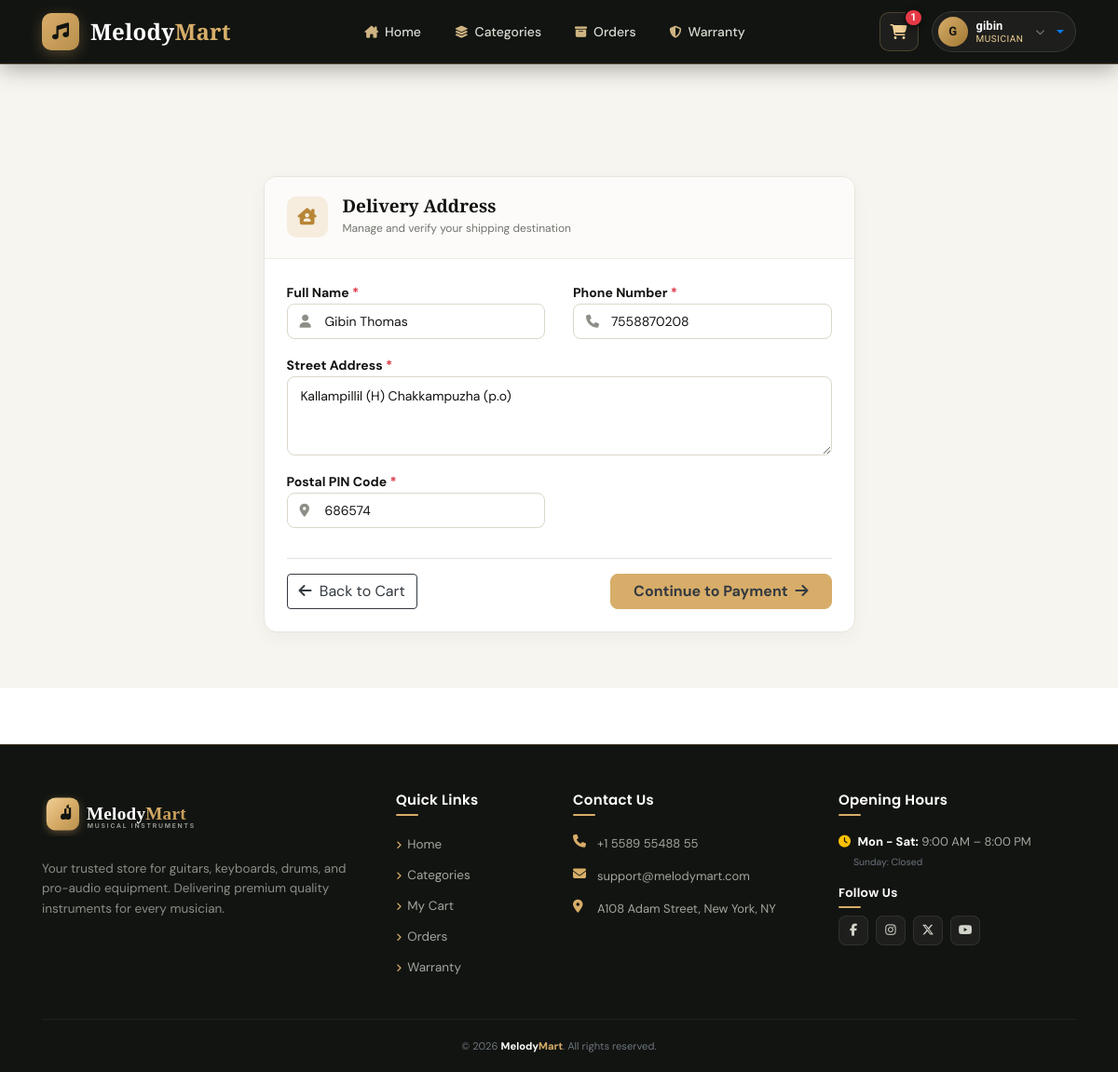
The page /Customer/deliveryaddress.php (signed in) on the database its author committed.
### tables this page shows
CREATE TABLE IF NOT EXISTS `tbl_customer` (
  `customer_id` int NOT NULL AUTO_INCREMENT,
  `customer_name` varchar(50) NOT NULL,
  `location_id` int NOT NULL,
  `phone_no` bigint NOT NULL,
  `email` varchar(50) NOT NULL,
  `username` varchar(50) NOT NULL,
  `password` varchar(50) NOT NULL,
  `reg_date` date NOT NULL,
  PRIMARY KEY (`customer_id`),
  UNIQUE KEY `unique_customer_username` (`username`),
  KEY `idx_customer_location` (`location_id`)
);

CREATE TABLE IF NOT EXISTS `tbl_deliveryaddress` (
  `deliveryaddressid` int NOT NULL AUTO_INCREMENT,
  `personname` varchar(50) NOT NULL,
  `mobno` bigint NOT NULL,
  `address` varchar(100) NOT NULL,
  `pincode` int NOT NULL,
  `cartmasterid` int NOT NULL,
  `cartmaster_id` int GENERATED ALWAYS AS (`cartmasterid`) VIRTUAL,
  PRIMARY KEY (`deliveryaddressid`),
  KEY `idx_delivery_cartmaster` (`cartmasterid`)
);

### dboperation.php (called while the page is built, shortened)
<?php
if (!class_exists('dboperation')) {
    class dboperation
    {
        public $con, $res;
        function __construct()
        {
            $this->con = mysqli_connect("localhost", "root", "", "db_orchestraone");
        }
        public function executequery($sql)
        {
            $this->res = mysqli_query($this->con, $sql);
            return $this->res;
        }
    }
}
?>

### Customer/deliveryaddress.php (the view, shortened to what this page needs)
<?php
include_once("../dboperation.php");
include("header.php");
$obj = new dboperation();
$customerid = (int)$_SESSION['customer_id'];
$custRes = $obj->executequery("SELECT * FROM tbl_customer WHERE customer_id = '$customerid'");
$customerData = ($custRes) ? mysqli_fetch_assoc($custRes) : null;
$defaultName  = $customerData ? htmlspecialchars($customerData['customer_name']) : '';
$defaultPhone = $customerData ? htmlspecialchars($customerData['phone_no']) : '';
$addrRes = $obj->executequery("SELECT * FROM tbl_deliveryaddress WHERE cartmasterid IN (SELECT cartmaster_id FROM tbl_cartmaster WHERE customer_id = '$customerid') ORDER BY deliveryaddressid DESC LIMIT 1");
$prevAddr = ($addrRes) ? mysqli_fetch_assoc($addrRes) : null;
$defaultAddress = $prevAddr ? htmlspecialchars($prevAddr['address']) : '';
$defaultPincode = $prevAddr ? htmlspecialchars($prevAddr['pincode']) : '';
?>
<div class="address-page-wrapper">
    <div class="container">
        <div class="row justify-content-center">
            <div class="col-lg-7 col-md-9">
                <div class="checkout-card">
                    <div class="checkout-card-header d-flex align-items-center">
                        <div class="header-icon-wrap mr-3">
                            <i class="fa-solid fa-house-chimney-user"></i>
                        </div>
                        <div>
                            <h4 class="checkout-card-title mb-0">Delivery Address</h4>
                            <p class="checkout-card-subtitle mb-0">Manage and verify your shipping destination</p>
                        </div>
                    </div>
                    <div class="checkout-card-body">
                        <form action="payment.php" method="GET">
                            <div class="row">
                                <div class="col-md-6 mb-3">
                                    <label class="form-label font-weight-bold" for="fullname">Full Name <span class="text-danger">*</span></label>
                                    <div class="input-icon-wrap">
                                        <input type="text" id="fullname" name="fullname" class="form-control form-control-mm" placeholder="Recipient Name" value="<?= $defaultName ?>" required>
                                    </div>
                                </div>
                                <div class="col-md-6 mb-3">
                                    <label class="form-label font-weight-bold" for="phone">Phone Number <span class="text-danger">*</span></label>
                                    <div class="input-icon-wrap">
                                        <input type="tel" id="phone" name="phone" class="form-control form-control-mm" placeholder="Mobile Number" value="<?= $defaultPhone ?>" required pattern="^\+?[0-9\s\-]{10,15}$">
                                    </div>
                                </div>
                            </div>
                            <div class="mb-3">
                                <label class="form-label font-weight-bold" for="address">Street Address <span class="text-danger">*</span></label>
                                <textarea id="address" name="address" rows="3" class="form-control form-control-mm" placeholder="Building, Street, Landmark" required><?= $defaultAddress ?></textarea>
                            </div>
                            <div class="row">
                                <div class="col-md-6 mb-3">
                                    <label class="form-label font-weight-bold" for="pincode">Postal PIN Code <span class="text-danger">*</span></label>
                                    <div class="input-icon-wrap">
                                        <input type="text" id="pincode" name="pincode" class="form-control form-control-mm" placeholder="PIN Code" value="<?= $defaultPincode ?>" required pattern="[0-9]{5,8}">
                                    </div>
                                </div>
                            </div>
                            <div class="d-flex justify-content-between align-items-center mt-3 pt-3 border-top" style="gap: 10px;">
                                <a href="cartview.php" class="btn btn-outline-dark">
                                    <i class="fa-solid fa-arrow-left mr-1"></i> Back to Cart
                                </a>
                                <a href="payment.php" class="btn btn-warning font-weight-bold text-dark px-4" style="background: #d7ad69; border-color: #d7ad69; border-radius: 8px;">
                                    Continue to Payment <i class="fa-solid fa-arrow-right ml-1"></i>
                                </a>
                            </div>
                        </form>
                    </div>
                </div>
            </div>
        </div>
    </div>
</div>
<?php include("footer.php"); ?>

### Customer/css/customer-theme.css (style rules this page uses)
:root { --mm-dark: #121411; --mm-dark-soft: #1a1d18; --mm-dark-elevated: #242822; --mm-dark-card: #171a15; --mm-gold: #d7ad69; --mm-gold-light: #efcf96; --mm-gold-dark: #b88f4b; --mm-cream: #f7f5ef; --mm-cream-dark: #ede9dc; --mm-white: #ffffff; --mm-muted: #77796f; --mm-muted-light: #a4a69e; --mm-text: #272a25; --mm-border: #e8e5dc; --mm-border-dark: rgba(255, 255, 255, 0.08); --mm-border-gold: rgba(215, 173, 105, 0.3); --mm-font-body: 'DM Sans', -apple-system, BlinkMacSystemFont, "Segoe UI", Roboto, sans-serif; --mm-font-heading: 'Playfair Display', Georgia, serif; --mm-shadow-sm: 0 4px 12px rgba(18, 20, 17, 0.05); --mm-shadow-md: 0 10px 30px rgba(18, 20, 17, 0.08); --mm-shadow-lg: 0 18px 45px rgba(18, 20, 17, 0.12); }

### Customer/deliveryaddress.php (style rules this page uses)
.address-page-wrapper { background: #f7f5ef; min-height: 80vh; padding: 120px 0 60px; font-family: 'DM Sans', -apple-system, sans-serif; color: #121411; }
.checkout-card { background: #ffffff; border: 1px solid #e8e5dc; border-radius: 14px; overflow: hidden; box-shadow: 0 6px 20px rgba(0,0,0,0.04); }
.checkout-card-header { padding: 20px 24px; border-bottom: 1px solid #eeece5; background: #fcfbf9; }
.header-icon-wrap { width: 44px; height: 44px; border-radius: 10px; background: rgba(215, 173, 105, 0.18); color: #b88636; display: flex; align-items: center; justify-content: center; font-size: 18px; }
.checkout-card-title { font-family: 'Playfair Display', Georgia, serif; font-size: 19px; font-weight: 700; color: #121411; }
.checkout-card-subtitle { font-size: 12px; color: #72756e; }
.checkout-card-body { padding: 24px; }
.input-icon-wrap { position: relative; display: flex; align-items: center; }
.form-control-mm { border-radius: 8px; border: 1px solid #dcd7ca; padding: 10px 14px 10px 40px; font-size: 14px; color: #121411; background: #ffffff; transition: border-color 0.25s, box-shadow 0.25s; }
textarea.form-control-mm { padding-left: 14px; }

### rows shown on the page
tbl_customer: fullname "Gibin Thomas", phone "7558870208"
tbl_deliveryaddress: address "Kallampillil (H) Chakkampuzha (p.o)", pincode "686574"

### other values the page prints
$cartCount "1"
$activeCustomerInitial "G"
$activeCustomerName "gibin"
